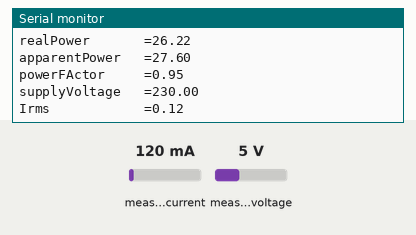
This sketch was run on a simulated Arduino Uno, built with avr-gcc and run on an emulated ATmega328P. Shown: the last lines printed to the serial monitor. The inputs (shaded band) are chosen by the test bench; at power-on: measured current 120 mA, measured voltage 5 V.

Above: at 1.2 s.
1.3 s: measured current set to 40 mA
At 1.72 s:
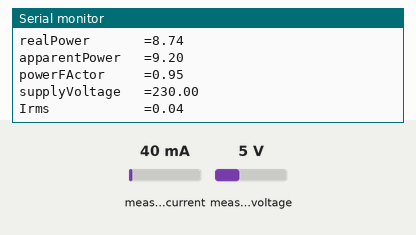
2.8 s: measured voltage set to 0.3 V
At 3.26 s:
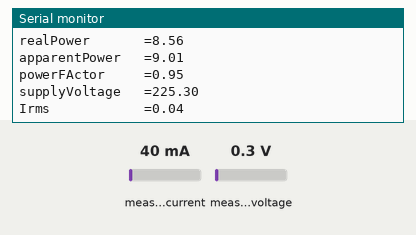
4.3 s: measured current set to 500 mA
At 4.54 s:
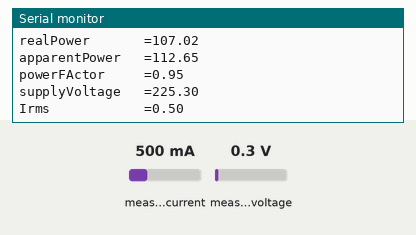
5.8 s: measured voltage set to 3.8 V
At 6.1 s:
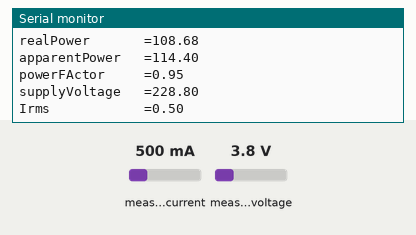
8.8 s: measured current set to 40 mA
At 9.21 s:
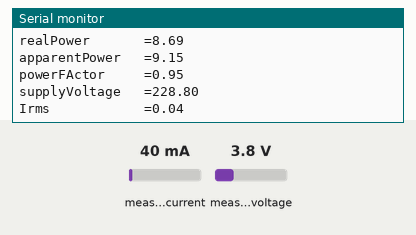
Timing chart, 0 to 11.8 s (numbered marks = the images above; inputs shaded):
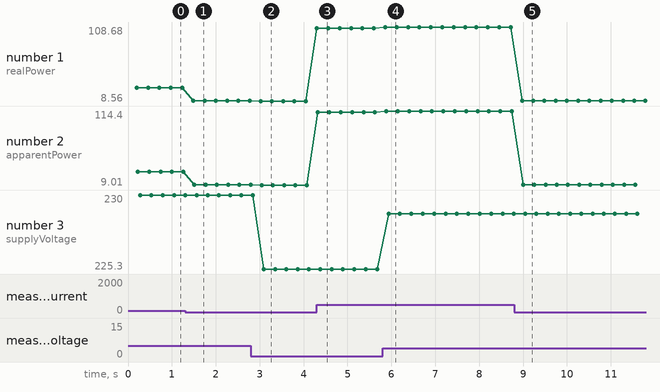

The sketch:

emon_demo.ino.ino
```cpp
#include "EmonLib.h"              // Include Emon Library
EnergyMonitor emon1;              // Create an instance

void setup()
{
  Serial.begin(9600);

  emon1.voltage(2, 216, 1.7);  // Voltage: input pin, calibration, phase_shift
  emon1.current(1, 19);        // Current: input pin, calibration.
}

void loop()
{
  emon1.calcVI(20,2000);          // Calculate all. No.of crossings, time-out
  //emon1.serialprint();            // Print out all variables
  Serial.print("realPower       =");
  Serial.println( emon1.realPower);        //extract Real Power into variable
  Serial.print("apparentPower   =");
  Serial.println( emon1.apparentPower);    //extract Apparent Power into variable
  Serial.print("powerFActor     =");
  Serial.println( emon1.powerFactor);      //extract Power Factor into Variable
  Serial.print("supplyVoltage   =");
  Serial.println(emon1.Vrms);             //extract Vrms into Variable
  Serial.print("Irms            =");
  Serial.println(emon1.Irms);             //extract Irms into Variable

}
```

Measured:
- after the input at 1.3 s, the serial monitor: prints a new line after 0.19 s (image 1)
- after the input at 2.8 s, the serial monitor: prints a new line after 0.22 s (image 2)
- after the input at 4.3 s, the serial monitor: prints a new line at once (image 3)
- after the input at 5.8 s, the serial monitor: prints a new line after 0.06 s (image 4)
- after the input at 8.8 s, the serial monitor: prints a new line after 0.18 s (image 5)
- plotted number 1: 26.22 → 8.74 after the input at 1.3 s, 8.74 → 8.56 after the input at 2.8 s, 8.56 → 107.02 after the input at 4.3 s, 107.02 → 108.68 after the input at 5.8 s, 108.68 → 8.69 after the input at 8.8 s
- plotted number 2: 27.6 → 9.2 after the input at 1.3 s, 9.2 → 9.01 after the input at 2.8 s, 9.01 → 112.65 after the input at 4.3 s, 112.65 → 114.4 after the input at 5.8 s, 114.4 → 9.15 after the input at 8.8 s
- plotted number 3: 230 → 225.3 after the input at 2.8 s, 225.3 → 228.8 after the input at 5.8 s
